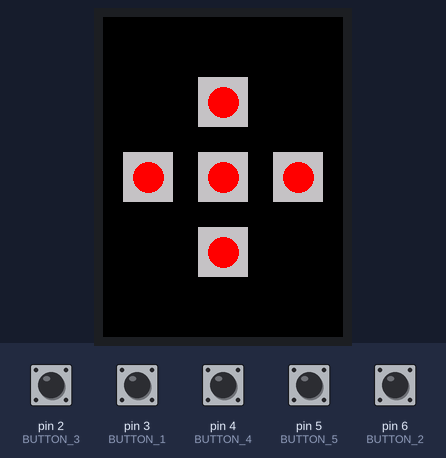
A sketch run on a simulated Arduino Uno, built with avr-gcc and run on an emulated ATmega328P. Shown: 240×320 colour display. Inputs (shaded band) come from the test bench; at power-on: pin 2 (BUTTON_3), pin 3 (BUTTON_1), pin 4 (BUTTON_4), pin 5 (BUTTON_5), pin 6 (BUTTON_2) LOW.

Above: at 1.4 s.
1.5 s: pin 2 (BUTTON_3) pulled HIGH for 0.15 s
At 1.59 s:
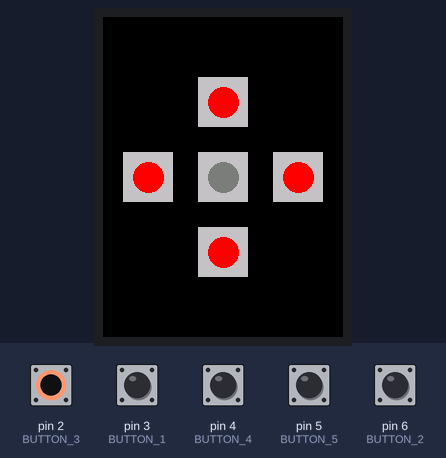
3.1 s: pin 3 (BUTTON_1) pulled HIGH for 0.15 s
At 3.18 s:
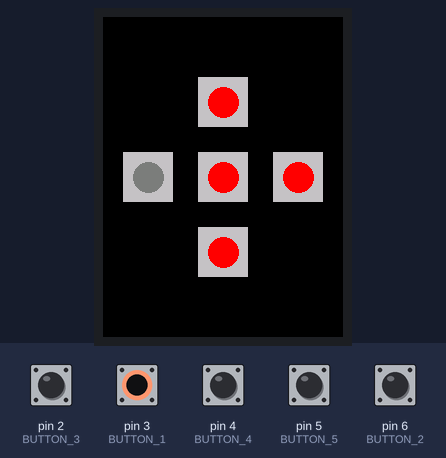
4.7 s: pin 4 (BUTTON_4) pulled HIGH for 0.15 s
At 4.78 s:
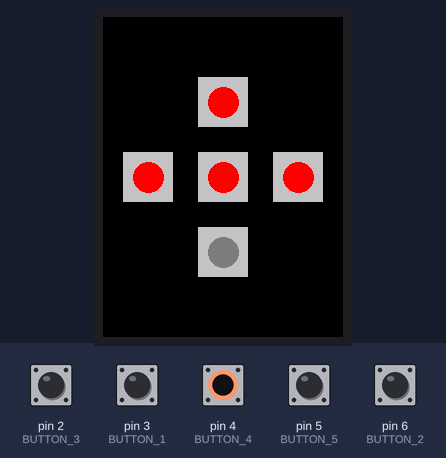
6.3 s: pin 5 (BUTTON_5) pulled HIGH for 0.15 s
At 6.38 s:
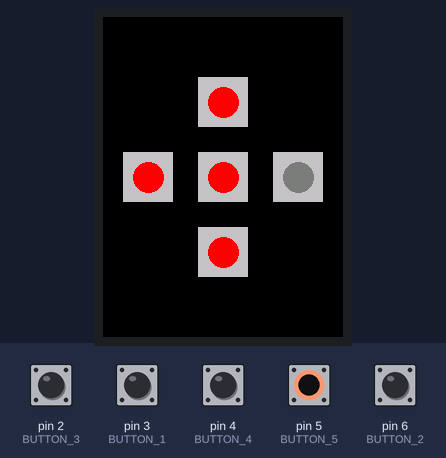
7.9 s: pin 6 (BUTTON_2) pulled HIGH for 0.15 s
At 7.99 s:
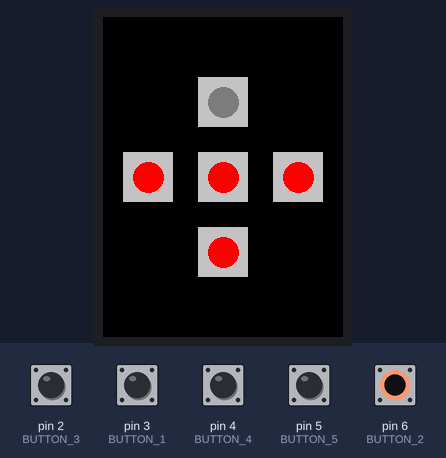
Timing chart, 0 to 10.5 s (numbered marks = the images above; inputs shaded):
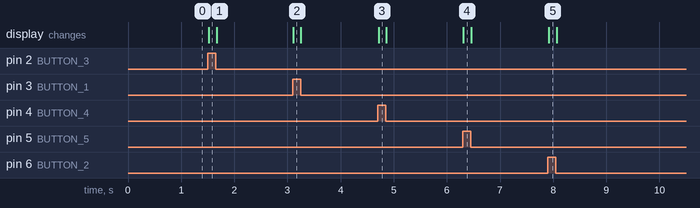

The sketch:

Menue_Test.ino
```cpp
#include "SPI.h"
#include "Adafruit_GFX.h"
#include "Adafruit_ILI9341.h"

#define TFT_DC 9
#define TFT_CS 10

#define BUTTON_1 3
#define BUTTON_2 6
#define BUTTON_3 2
#define BUTTON_4 4
#define BUTTON_5 5

#define BUTTON_TEST

Adafruit_ILI9341 tft = Adafruit_ILI9341(TFT_CS, TFT_DC);

void setup() {
  pinMode(BUTTON_1, INPUT);
  pinMode(BUTTON_2, INPUT);
  pinMode(BUTTON_3, INPUT);
  pinMode(BUTTON_4, INPUT);
  pinMode(BUTTON_5, INPUT);

  tft.begin();
  tft.fillScreen(ILI9341_BLACK);

#if defined(BUTTON_TEST)
  menue_ButtonTest_init();
#endif
}

void loop() {
#if defined(BUTTON_TEST)
  menue_ButtonTest();
#endif
}
```

Menue.ino
```cpp
void menue_draw() {

}

void menue_curserUp() {

}

void menue_curserDown() {

}

void menue_moveIn() {

}

void menue_moveOut() {

}

void menue_ButtonTest_init() {
  tft.fillRect(95, 135, 50, 50, ILI9341_LIGHTGREY);
  tft.fillRect(95, 60, 50, 50, ILI9341_LIGHTGREY);
  tft.fillRect(95, 210, 50, 50, ILI9341_LIGHTGREY);
  tft.fillRect(20, 135, 50, 50, ILI9341_LIGHTGREY);
  tft.fillRect(170, 135, 50, 50, ILI9341_LIGHTGREY);
}

void menue_ButtonTest() {
  int fill_notPressed = ILI9341_DARKGREY;
  int fill_pressed = ILI9341_RED;
  int fill;

  if (digitalRead(BUTTON_3)) {
    fill = fill_notPressed;
  } else {
    fill = fill_pressed;
  }
  tft.fillCircle(120, 160, 15, fill);

  if (digitalRead(BUTTON_2)) {
    fill = fill_notPressed;
  } else {
    fill = fill_pressed;
  }
  tft.fillCircle(120, 85, 15, fill);

  if (digitalRead(BUTTON_4)) {
    fill = fill_notPressed;
  } else {
    fill = fill_pressed;
  }
  tft.fillCircle(120, 235, 15, fill);

  if (digitalRead(BUTTON_1)) {
    fill = fill_notPressed;
  } else {
    fill = fill_pressed;
  }
  tft.fillCircle(45, 160, 15, fill);

  if (digitalRead(BUTTON_5)) {
    fill = fill_notPressed;
  } else {
    fill = fill_pressed;
  }
  tft.fillCircle(195, 160, 15, fill);
}
```

Measured:
- after the input at 1.5 s, the display: changes at once (image 1)
- after the input at 3.1 s, the display: changes at once (image 2)
- after the input at 4.7 s, the display: changes at once (image 3)
- after the input at 6.3 s, the display: changes at once (image 4)
- after the input at 7.9 s, the display: changes at once (image 5)
